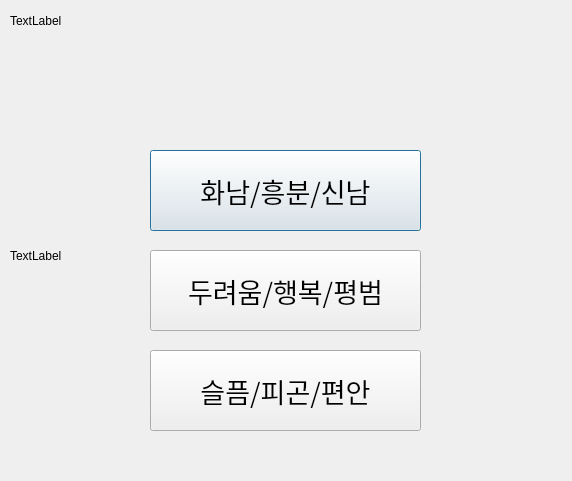
<?xml version="1.0" encoding="UTF-8"?>
<ui version="4.0">
 <class>Dialog</class>
 <widget class="QDialog" name="Dialog">
  <property name="geometry">
   <rect>
    <x>0</x>
    <y>0</y>
    <width>572</width>
    <height>481</height>
   </rect>
  </property>
  <property name="windowTitle">
   <string>Dialog</string>
  </property>
  <widget class="QPushButton" name="btn_1">
   <property name="geometry">
    <rect>
     <x>150</x>
     <y>150</y>
     <width>271</width>
     <height>81</height>
    </rect>
   </property>
   <property name="font">
    <font>
     <family>Agency FB</family>
     <pointsize>20</pointsize>
    </font>
   </property>
   <property name="text">
    <string>화남/흥분/신남</string>
   </property>
  </widget>
  <widget class="QPushButton" name="btn_2">
   <property name="geometry">
    <rect>
     <x>150</x>
     <y>250</y>
     <width>271</width>
     <height>81</height>
    </rect>
   </property>
   <property name="font">
    <font>
     <family>Agency FB</family>
     <pointsize>20</pointsize>
    </font>
   </property>
   <property name="text">
    <string>두려움/행복/평범</string>
   </property>
  </widget>
  <widget class="QPushButton" name="btn_3">
   <property name="geometry">
    <rect>
     <x>150</x>
     <y>350</y>
     <width>271</width>
     <height>81</height>
    </rect>
   </property>
   <property name="font">
    <font>
     <family>Agency FB</family>
     <pointsize>20</pointsize>
    </font>
   </property>
   <property name="text">
    <string>슬픔/피곤/편안</string>
   </property>
  </widget>
  <widget class="QLabel" name="lbl_driver">
   <property name="geometry">
    <rect>
     <x>10</x>
     <y>10</y>
     <width>51</width>
     <height>21</height>
    </rect>
   </property>
   <property name="text">
    <string>TextLabel</string>
   </property>
  </widget>
  <widget class="QLabel" name="lbl_image">
   <property name="geometry">
    <rect>
     <x>10</x>
     <y>40</y>
     <width>551</width>
     <height>431</height>
    </rect>
   </property>
   <property name="text">
    <string>TextLabel</string>
   </property>
  </widget>
  <zorder>lbl_image</zorder>
  <zorder>btn_1</zorder>
  <zorder>btn_2</zorder>
  <zorder>btn_3</zorder>
  <zorder>lbl_driver</zorder>
 </widget>
 <resources/>
 <connections/>
</ui>
